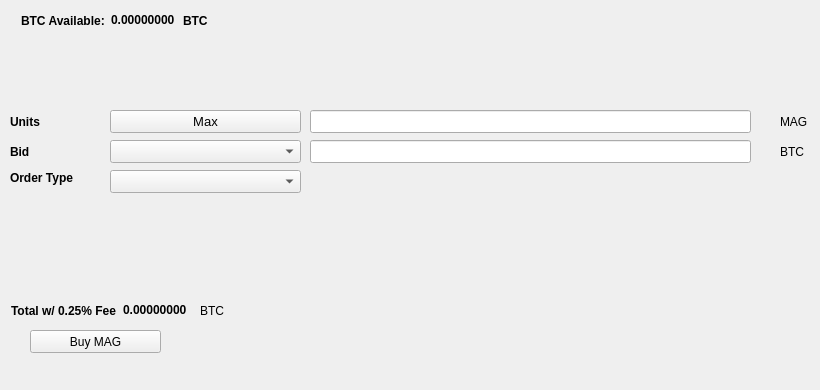
   <widget class="QWidget" name="BuyTab">
    <attribute name="title">
     <string>Buy</string>
    </attribute>
    <widget class="QPushButton" name="BuyMAG">
     <property name="geometry">
      <rect>
       <x>30</x>
       <y>330</y>
       <width>131</width>
       <height>23</height>
      </rect>
     </property>
     <property name="text">
      <string>Buy MAG</string>
     </property>
     <property name="icon">
      <iconset resource="../mag.qrc">
       <normaloff>:/icons/bitcoin</normaloff>:/icons/bitcoin</iconset>
     </property>
    </widget>
    <widget class="QLabel" name="label_3">
     <property name="geometry">
      <rect>
       <x>10</x>
       <y>110</y>
       <width>46</width>
       <height>23</height>
      </rect>
     </property>
     <property name="font">
      <font>
       <weight>75</weight>
       <bold>true</bold>
      </font>
     </property>
     <property name="text">
      <string>Units</string>
     </property>
    </widget>
    <widget class="QLineEdit" name="UnitsInput">
     <property name="geometry">
      <rect>
       <x>310</x>
       <y>110</y>
       <width>441</width>
       <height>23</height>
      </rect>
     </property>
     <property name="font">
      <font>
       <pointsize>9</pointsize>
       <weight>75</weight>
       <bold>true</bold>
      </font>
     </property>
    </widget>
    <widget class="QLineEdit" name="BuyBidPriceEdit">
     <property name="geometry">
      <rect>
       <x>310</x>
       <y>140</y>
       <width>441</width>
       <height>23</height>
      </rect>
     </property>
     <property name="font">
      <font>
       <pointsize>9</pointsize>
       <weight>75</weight>
       <bold>true</bold>
      </font>
     </property>
    </widget>
    <widget class="QLabel" name="label_4">
     <property name="geometry">
      <rect>
       <x>780</x>
       <y>110</y>
       <width>31</width>
       <height>23</height>
      </rect>
     </property>
     <property name="text">
      <string>MAG</string>
     </property>
    </widget>
    <widget class="QLabel" name="label_5">
     <property name="geometry">
      <rect>
       <x>780</x>
       <y>140</y>
       <width>31</width>
       <height>23</height>
      </rect>
     </property>
     <property name="text">
      <string>BTC</string>
     </property>
    </widget>
    <widget class="QLabel" name="label_6">
     <property name="geometry">
      <rect>
       <x>10</x>
       <y>140</y>
       <width>46</width>
       <height>23</height>
      </rect>
     </property>
     <property name="font">
      <font>
       <weight>75</weight>
       <bold>true</bold>
      </font>
     </property>
     <property name="text">
      <string>Bid</string>
     </property>
    </widget>
    <widget class="QLabel" name="label_7">
     <property name="geometry">
      <rect>
       <x>10</x>
       <y>170</y>
       <width>91</width>
       <height>16</height>
      </rect>
     </property>
     <property name="font">
      <font>
       <weight>75</weight>
       <bold>true</bold>
      </font>
     </property>
     <property name="text">
      <string>Order Type</string>
     </property>
    </widget>
    <widget class="QPushButton" name="Buy_Max_Amount">
     <property name="geometry">
      <rect>
       <x>110</x>
       <y>110</y>
       <width>191</width>
       <height>23</height>
      </rect>
     </property>
     <property name="font">
      <font>
       <pointsize>10</pointsize>
      </font>
     </property>
     <property name="text">
      <string>Max</string>
     </property>
    </widget>
    <widget class="QComboBox" name="BuyBidcomboBox">
     <property name="geometry">
      <rect>
       <x>110</x>
       <y>140</y>
       <width>191</width>
       <height>23</height>
      </rect>
     </property>
     <property name="font">
      <font>
       <pointsize>10</pointsize>
      </font>
     </property>
    </widget>
    <widget class="QComboBox" name="buyOrdertypeCombo">
     <property name="geometry">
      <rect>
       <x>110</x>
       <y>170</y>
       <width>191</width>
       <height>23</height>
      </rect>
     </property>
     <property name="font">
      <font>
       <pointsize>10</pointsize>
      </font>
     </property>
    </widget>
    <widget class="QWidget" name="layoutWidget1">
     <property name="geometry">
      <rect>
       <x>21</x>
       <y>11</y>
       <width>227</width>
       <height>19</height>
      </rect>
     </property>
     <layout class="QHBoxLayout" name="horizontalLayout_3">
      <item>
       <widget class="QLabel" name="label232">
        <property name="font">
         <font>
          <weight>75</weight>
          <bold>true</bold>
         </font>
        </property>
        <property name="text">
         <string>BTC Available:</string>
        </property>
       </widget>
      </item>
      <item>
       <widget class="QLabel" name="BtcAvailableLbl">
        <property name="palette">
         <palette>
          <active>
           <colorrole role="WindowText">
            <brush brushstyle="SolidPattern">
             <color alpha="255">
              <red>0</red>
              <green>0</green>
              <blue>0</blue>
             </color>
            </brush>
           </colorrole>
           <colorrole role="Button">
            <brush brushstyle="SolidPattern">
             <color alpha="255">
              <red>0</red>
              <green>170</green>
              <blue>0</blue>
             </color>
            </brush>
           </colorrole>
           <colorrole role="Light">
            <brush brushstyle="SolidPattern">
             <color alpha="255">
              <red>0</red>
              <green>255</green>
              <blue>0</blue>
             </color>
            </brush>
           </colorrole>
           <colorrole role="Midlight">
            <brush brushstyle="SolidPattern">
             <color alpha="255">
              <red>0</red>
              <green>212</green>
              <blue>0</blue>
             </color>
            </brush>
           </colorrole>
           <colorrole role="Dark">
            <brush brushstyle="SolidPattern">
             <color alpha="255">
              <red>0</red>
              <green>85</green>
              <blue>0</blue>
             </color>
            </brush>
           </colorrole>
           <colorrole role="Mid">
            <brush brushstyle="SolidPattern">
             <color alpha="255">
              <red>0</red>
              <green>113</green>
              <blue>0</blue>
             </color>
            </brush>
           </colorrole>
           <colorrole role="Text">
            <brush brushstyle="SolidPattern">
             <color alpha="255">
              <red>0</red>
              <green>170</green>
              <blue>0</blue>
             </color>
            </brush>
           </colorrole>
           <colorrole role="BrightText">
            <brush brushstyle="SolidPattern">
             <color alpha="255">
              <red>255</red>
              <green>255</green>
              <blue>255</blue>
             </color>
            </brush>
           </colorrole>
           <colorrole role="ButtonText">
            <brush brushstyle="SolidPattern">
             <color alpha="255">
              <red>0</red>
              <green>0</green>
              <blue>0</blue>
             </color>
            </brush>
           </colorrole>
           <colorrole role="Base">
            <brush brushstyle="SolidPattern">
             <color alpha="255">
              <red>255</red>
              <green>255</green>
              <blue>255</blue>
             </color>
            </brush>
           </colorrole>
           <colorrole role="Window">
            <brush brushstyle="SolidPattern">
             <color alpha="255">
              <red>0</red>
              <green>170</green>
              <blue>0</blue>
             </color>
            </brush>
           </colorrole>
           <colorrole role="Shadow">
            <brush brushstyle="SolidPattern">
             <color alpha="255">
              <red>0</red>
              <green>0</green>
              <blue>0</blue>
             </color>
            </brush>
           </colorrole>
           <colorrole role="AlternateBase">
            <brush brushstyle="SolidPattern">
             <color alpha="255">
              <red>127</red>
              <green>212</green>
              <blue>127</blue>
             </color>
            </brush>
           </colorrole>
           <colorrole role="ToolTipBase">
            <brush brushstyle="SolidPattern">
             <color alpha="255">
              <red>255</red>
              <green>255</green>
              <blue>220</blue>
             </color>
            </brush>
           </colorrole>
           <colorrole role="ToolTipText">
            <brush brushstyle="SolidPattern">
             <color alpha="255">
              <red>0</red>
              <green>0</green>
              <blue>0</blue>
             </color>
            </brush>
           </colorrole>
          </active>
          <inactive>
           <colorrole role="WindowText">
            <brush brushstyle="SolidPattern">
             <color alpha="255">
              <red>0</red>
              <green>0</green>
              <blue>0</blue>
             </color>
            </brush>
           </colorrole>
           <colorrole role="Button">
            <brush brushstyle="SolidPattern">
             <color alpha="255">
              <red>0</red>
              <green>170</green>
              <blue>0</blue>
             </color>
            </brush>
           </colorrole>
           <colorrole role="Light">
            <brush brushstyle="SolidPattern">
             <color alpha="255">
              <red>0</red>
              <green>255</green>
              <blue>0</blue>
             </color>
            </brush>
           </colorrole>
           <colorrole role="Midlight">
            <brush brushstyle="SolidPattern">
             <color alpha="255">
              <red>0</red>
              <green>212</green>
              <blue>0</blue>
             </color>
            </brush>
           </colorrole>
           <colorrole role="Dark">
            <brush brushstyle="SolidPattern">
             <color alpha="255">
              <red>0</red>
              <green>85</green>
              <blue>0</blue>
             </color>
            </brush>
           </colorrole>
           <colorrole role="Mid">
            <brush brushstyle="SolidPattern">
             <color alpha="255">
              <red>0</red>
              <green>113</green>
              <blue>0</blue>
             </color>
            </brush>
           </colorrole>
           <colorrole role="Text">
            <brush brushstyle="SolidPattern">
             <color alpha="255">
              <red>0</red>
              <green>170</green>
              <blue>0</blue>
             </color>
            </brush>
           </colorrole>
           <colorrole role="BrightText">
            <brush brushstyle="SolidPattern">
             <color alpha="255">
              <red>255</red>
              <green>255</green>
              <blue>255</blue>
             </color>
            </brush>
           </colorrole>
           <colorrole role="ButtonText">
            <brush brushstyle="SolidPattern">
             <color alpha="255">
              <red>0</red>
              <green>0</green>
              <blue>0</blue>
             </color>
            </brush>
           </colorrole>
           <colorrole role="Base">
            <brush brushstyle="SolidPattern">
             <color alpha="255">
              <red>255</red>
              <green>255</green>
              <blue>255</blue>
             </color>
            </brush>
           </colorrole>
           <colorrole role="Window">
            <brush brushstyle="SolidPattern">
             <color alpha="255">
              <red>0</red>
              <green>170</green>
              <blue>0</blue>
             </color>
            </brush>
           </colorrole>
           <colorrole role="Shadow">
            <brush brushstyle="SolidPattern">
             <color alpha="255">
              <red>0</red>
              <green>0</green>
              <blue>0</blue>
             </color>
            </brush>
           </colorrole>
           <colorrole role="AlternateBase">
            <brush brushstyle="SolidPattern">
             <color alpha="255">
              <red>127</red>
              <green>212</green>
              <blue>127</blue>
             </color>
            </brush>
           </colorrole>
           <colorrole role="ToolTipBase">
            <brush brushstyle="SolidPattern">
             <color alpha="255">
              <red>255</red>
              <green>255</green>
              <blue>220</blue>
             </color>
            </brush>
           </colorrole>
           <colorrole role="ToolTipText">
            <brush brushstyle="SolidPattern">
             <color alpha="255">
              <red>0</red>
              <green>0</green>
              <blue>0</blue>
             </color>
            </brush>
           </colorrole>
          </inactive>
          <disabled>
           <colorrole role="WindowText">
            <brush brushstyle="SolidPattern">
             <color alpha="255">
              <red>0</red>
              <green>85</green>
              <blue>0</blue>
             </color>
            </brush>
           </colorrole>
           <colorrole role="Button">
            <brush brushstyle="SolidPattern">
             <color alpha="255">
              <red>0</red>
              <green>170</green>
              <blue>0</blue>
             </color>
            </brush>
           </colorrole>
           <colorrole role="Light">
            <brush brushstyle="SolidPattern">
             <color alpha="255">
              <red>0</red>
              <green>255</green>
              <blue>0</blue>
             </color>
            </brush>
           </colorrole>
           <colorrole role="Midlight">
            <brush brushstyle="SolidPattern">
             <color alpha="255">
              <red>0</red>
              <green>212</green>
              <blue>0</blue>
             </color>
            </brush>
           </colorrole>
           <colorrole role="Dark">
            <brush brushstyle="SolidPattern">
             <color alpha="255">
              <red>0</red>
              <green>85</green>
              <blue>0</blue>
             </color>
            </brush>
           </colorrole>
           <colorrole role="Mid">
            <brush brushstyle="SolidPattern">
             <color alpha="255">
              <red>0</red>
              <green>113</green>
              <blue>0</blue>
             </color>
            </brush>
           </colorrole>
           <colorrole role="Text">
            <brush brushstyle="SolidPattern">
             <color alpha="255">
              <red>0</red>
              <green>85</green>
              <blue>0</blue>
             </color>
            </brush>
           </colorrole>
           <colorrole role="BrightText">
            <brush brushstyle="SolidPattern">
             <color alpha="255">
              <red>255</red>
              <green>255</green>
              <blue>255</blue>
             </color>
            </brush>
           </colorrole>
           <colorrole role="ButtonText">
            <brush brushstyle="SolidPattern">
             <color alpha="255">
              <red>0</red>
              <green>85</green>
              <blue>0</blue>
             </color>
            </brush>
           </colorrole>
           <colorrole role="Base">
            <brush brushstyle="SolidPattern">
             <color alpha="255">
              <red>0</red>
              <green>170</green>
              <blue>0</blue>
             </color>
            </brush>
           </colorrole>
           <colorrole role="Window">
            <brush brushstyle="SolidPattern">
             <color alpha="255">
              <red>0</red>
              <green>170</green>
              <blue>0</blue>
             </color>
            </brush>
           </colorrole>
           <colorrole role="Shadow">
            <brush brushstyle="SolidPattern">
             <color alpha="255">
              <red>0</red>
              <green>0</green>
              <blue>0</blue>
             </color>
            </brush>
           </colorrole>
           <colorrole role="AlternateBase">
            <brush brushstyle="SolidPattern">
             <color alpha="255">
              <red>0</red>
              <green>170</green>
              <blue>0</blue>
             </color>
            </brush>
           </colorrole>
           <colorrole role="ToolTipBase">
            <brush brushstyle="SolidPattern">
             <color alpha="255">
              <red>255</red>
              <green>255</green>
              <blue>220</blue>
             </color>
            </brush>
           </colorrole>
           <colorrole role="ToolTipText">
            <brush brushstyle="SolidPattern">
             <color alpha="255">
              <red>0</red>
              <green>0</green>
              <blue>0</blue>
             </color>
            </brush>
           </colorrole>
          </disabled>
         </palette>
        </property>
        <property name="font">
         <font>
          <weight>75</weight>
          <bold>true</bold>
         </font>
        </property>
        <property name="text">
         <string>0.00000000</string>
        </property>
        <property name="textInteractionFlags">
         <set>Qt::LinksAccessibleByMouse|Qt::TextSelectableByKeyboard|Qt::TextSelectableByMouse</set>
        </property>
       </widget>
      </item>
      <item>
       <widget class="QLabel" name="BtcAvailableLbl_2">
        <property name="font">
         <font>
          <weight>75</weight>
          <bold>true</bold>
         </font>
        </property>
        <property name="text">
         <string>BTC</string>
        </property>
       </widget>
      </item>
     </layout>
    </widget>
    <widget class="QWidget" name="layoutWidge2">
     <property name="geometry">
      <rect>
       <x>11</x>
       <y>301</y>
       <width>259</width>
       <height>19</height>
      </rect>
     </property>
     <layout class="QHBoxLayout" name="horizontalLayout_4">
      <item>
       <widget class="QLabel" name="label_9">
        <property name="font">
         <font>
          <weight>75</weight>
          <bold>true</bold>
         </font>
        </property>
        <property name="text">
         <string>Total w/ 0.25% Fee</string>
        </property>
       </widget>
      </item>
      <item>
       <widget class="QLabel" name="BuyCostLabel">
        <property name="palette">
         <palette>
          <active>
           <colorrole role="WindowText">
            <brush brushstyle="SolidPattern">
             <color alpha="255">
              <red>0</red>
              <green>0</green>
              <blue>0</blue>
             </color>
            </brush>
           </colorrole>
           <colorrole role="Button">
            <brush brushstyle="SolidPattern">
             <color alpha="255">
              <red>0</red>
              <green>170</green>
              <blue>0</blue>
             </color>
            </brush>
           </colorrole>
           <colorrole role="Light">
            <brush brushstyle="SolidPattern">
             <color alpha="255">
              <red>0</red>
              <green>255</green>
              <blue>0</blue>
             </color>
            </brush>
           </colorrole>
           <colorrole role="Midlight">
            <brush brushstyle="SolidPattern">
             <color alpha="255">
              <red>0</red>
              <green>212</green>
              <blue>0</blue>
             </color>
            </brush>
           </colorrole>
           <colorrole role="Dark">
            <brush brushstyle="SolidPattern">
             <color alpha="255">
              <red>0</red>
              <green>85</green>
              <blue>0</blue>
             </color>
            </brush>
           </colorrole>
           <colorrole role="Mid">
            <brush brushstyle="SolidPattern">
             <color alpha="255">
              <red>0</red>
              <green>113</green>
              <blue>0</blue>
             </color>
            </brush>
           </colorrole>
           <colorrole role="Text">
            <brush brushstyle="SolidPattern">
             <color alpha="255">
              <red>0</red>
              <green>170</green>
              <blue>0</blue>
             </color>
            </brush>
           </colorrole>
           <colorrole role="BrightText">
            <brush brushstyle="SolidPattern">
             <color alpha="255">
              <red>255</red>
              <green>255</green>
              <blue>255</blue>
             </color>
            </brush>
           </colorrole>
           <colorrole role="ButtonText">
            <brush brushstyle="SolidPattern">
             <color alpha="255">
              <red>0</red>
              <green>0</green>
              <blue>0</blue>
             </color>
            </brush>
           </colorrole>
           <colorrole role="Base">
            <brush brushstyle="SolidPattern">
             <color alpha="255">
              <red>255</red>
              <green>255</green>
              <blue>255</blue>
             </color>
            </brush>
           </colorrole>
           <colorrole role="Window">
            <brush brushstyle="SolidPattern">
             <color alpha="255">
              <red>0</red>
              <green>170</green>
              <blue>0</blue>
             </color>
            </brush>
           </colorrole>
           <colorrole role="Shadow">
            <brush brushstyle="SolidPattern">
             <color alpha="255">
              <red>0</red>
              <green>0</green>
              <blue>0</blue>
             </color>
            </brush>
           </colorrole>
           <colorrole role="AlternateBase">
            <brush brushstyle="SolidPattern">
             <color alpha="255">
              <red>127</red>
              <green>212</green>
              <blue>127</blue>
             </color>
            </brush>
           </colorrole>
           <colorrole role="ToolTipBase">
            <brush brushstyle="SolidPattern">
             <color alpha="255">
              <red>255</red>
              <green>255</green>
              <blue>220</blue>
             </color>
            </brush>
           </colorrole>
           <colorrole role="ToolTipText">
            <brush brushstyle="SolidPattern">
             <color alpha="255">
              <red>0</red>
              <green>0</green>
              <blue>0</blue>
             </color>
            </brush>
           </colorrole>
          </active>
          <inactive>
           <colorrole role="WindowText">
            <brush brushstyle="SolidPattern">
             <color alpha="255">
              <red>0</red>
              <green>0</green>
              <blue>0</blue>
             </color>
            </brush>
           </colorrole>
           <colorrole role="Button">
            <brush brushstyle="SolidPattern">
             <color alpha="255">
              <red>0</red>
              <green>170</green>
              <blue>0</blue>
             </color>
            </brush>
           </colorrole>
           <colorrole role="Light">
            <brush brushstyle="SolidPattern">
             <color alpha="255">
              <red>0</red>
              <green>255</green>
              <blue>0</blue>
             </color>
            </brush>
           </colorrole>
           <colorrole role="Midlight">
            <brush brushstyle="SolidPattern">
             <color alpha="255">
              <red>0</red>
              <green>212</green>
              <blue>0</blue>
             </color>
            </brush>
           </colorrole>
           <colorrole role="Dark">
            <brush brushstyle="SolidPattern">
             <color alpha="255">
              <red>0</red>
              <green>85</green>
              <blue>0</blue>
             </color>
            </brush>
           </colorrole>
           <colorrole role="Mid">
            <brush brushstyle="SolidPattern">
             <color alpha="255">
              <red>0</red>
              <green>113</green>
              <blue>0</blue>
             </color>
            </brush>
           </colorrole>
           <colorrole role="Text">
            <brush brushstyle="SolidPattern">
             <color alpha="255">
              <red>0</red>
              <green>170</green>
              <blue>0</blue>
             </color>
            </brush>
           </colorrole>
           <colorrole role="BrightText">
            <brush brushstyle="SolidPattern">
             <color alpha="255">
              <red>255</red>
              <green>255</green>
              <blue>255</blue>
             </color>
            </brush>
           </colorrole>
           <colorrole role="ButtonText">
            <brush brushstyle="SolidPattern">
             <color alpha="255">
              <red>0</red>
              <green>0</green>
              <blue>0</blue>
             </color>
            </brush>
           </colorrole>
           <colorrole role="Base">
            <brush brushstyle="SolidPattern">
             <color alpha="255">
              <red>255</red>
              <green>255</green>
              <blue>255</blue>
             </color>
            </brush>
           </colorrole>
           <colorrole role="Window">
            <brush brushstyle="SolidPattern">
             <color alpha="255">
              <red>0</red>
              <green>170</green>
              <blue>0</blue>
             </color>
            </brush>
           </colorrole>
           <colorrole role="Shadow">
            <brush brushstyle="SolidPattern">
             <color alpha="255">
              <red>0</red>
              <green>0</green>
              <blue>0</blue>
             </color>
            </brush>
           </colorrole>
           <colorrole role="AlternateBase">
            <brush brushstyle="SolidPattern">
             <color alpha="255">
              <red>127</red>
              <green>212</green>
              <blue>127</blue>
             </color>
            </brush>
           </colorrole>
           <colorrole role="ToolTipBase">
            <brush brushstyle="SolidPattern">
             <color alpha="255">
              <red>255</red>
              <green>255</green>
              <blue>220</blue>
             </color>
            </brush>
           </colorrole>
           <colorrole role="ToolTipText">
            <brush brushstyle="SolidPattern">
             <color alpha="255">
              <red>0</red>
              <green>0</green>
              <blue>0</blue>
             </color>
            </brush>
           </colorrole>
          </inactive>
          <disabled>
           <colorrole role="WindowText">
            <brush brushstyle="SolidPattern">
             <color alpha="255">
              <red>0</red>
              <green>85</green>
              <blue>0</blue>
             </color>
            </brush>
           </colorrole>
           <colorrole role="Button">
            <brush brushstyle="SolidPattern">
             <color alpha="255">
              <red>0</red>
              <green>170</green>
              <blue>0</blue>
             </color>
            </brush>
           </colorrole>
           <colorrole role="Light">
            <brush brushstyle="SolidPattern">
             <color alpha="255">
              <red>0</red>
              <green>255</green>
              <blue>0</blue>
             </color>
            </brush>
           </colorrole>
           <colorrole role="Midlight">
            <brush brushstyle="SolidPattern">
             <color alpha="255">
              <red>0</red>
              <green>212</green>
              <blue>0</blue>
             </color>
            </brush>
           </colorrole>
           <colorrole role="Dark">
            <brush brushstyle="SolidPattern">
             <color alpha="255">
              <red>0</red>
              <green>85</green>
              <blue>0</blue>
             </color>
            </brush>
           </colorrole>
           <colorrole role="Mid">
            <brush brushstyle="SolidPattern">
             <color alpha="255">
              <red>0</red>
              <green>113</green>
              <blue>0</blue>
             </color>
            </brush>
           </colorrole>
           <colorrole role="Text">
            <brush brushstyle="SolidPattern">
             <color alpha="255">
              <red>0</red>
              <green>85</green>
              <blue>0</blue>
             </color>
            </brush>
           </colorrole>
           <colorrole role="BrightText">
            <brush brushstyle="SolidPattern">
             <color alpha="255">
              <red>255</red>
              <green>255</green>
              <blue>255</blue>
             </color>
            </brush>
           </colorrole>
           <colorrole role="ButtonText">
            <brush brushstyle="SolidPattern">
             <color alpha="255">
              <red>0</red>
              <green>85</green>
              <blue>0</blue>
             </color>
            </brush>
           </colorrole>
           <colorrole role="Base">
            <brush brushstyle="SolidPattern">
             <color alpha="255">
              <red>0</red>
              <green>170</green>
              <blue>0</blue>
             </color>
            </brush>
           </colorrole>
           <colorrole role="Window">
            <brush brushstyle="SolidPattern">
             <color alpha="255">
              <red>0</red>
              <green>170</green>
              <blue>0</blue>
             </color>
            </brush>
           </colorrole>
           <colorrole role="Shadow">
            <brush brushstyle="SolidPattern">
             <color alpha="255">
              <red>0</red>
              <green>0</green>
              <blue>0</blue>
             </color>
            </brush>
           </colorrole>
           <colorrole role="AlternateBase">
            <brush brushstyle="SolidPattern">
             <color alpha="255">
              <red>0</red>
              <green>170</green>
              <blue>0</blue>
             </color>
            </brush>
           </colorrole>
           <colorrole role="ToolTipBase">
            <brush brushstyle="SolidPattern">
             <color alpha="255">
              <red>255</red>
              <green>255</green>
              <blue>220</blue>
             </color>
            </brush>
           </colorrole>
           <colorrole role="ToolTipText">
            <brush brushstyle="SolidPattern">
             <color alpha="255">
              <red>0</red>
              <green>0</green>
              <blue>0</blue>
             </color>
            </brush>
           </colorrole>
          </disabled>
         </palette>
        </property>
        <property name="font">
         <font>
          <weight>75</weight>
          <bold>true</bold>
         </font>
        </property>
        <property name="autoFillBackground">
         <bool>false</bool>
        </property>
        <property name="text">
         <string>0.00000000</string>
        </property>
        <property name="textInteractionFlags">
         <set>Qt::LinksAccessibleByMouse|Qt::TextSelectableByMouse</set>
        </property>
       </widget>
      </item>
      <item>
       <widget class="QLabel" name="label_10">
        <property name="font">
         <font>
          <weight>50</weight>
          <bold>false</bold>
         </font>
        </property>
        <property name="text">
         <string>BTC</string>
        </property>
       </widget>
      </item>
     </layout>
    </widget>
    <widget class="QLabel" name="label_24">
     <property name="geometry">
      <rect>
       <x>460</x>
       <y>300</y>
       <width>281</width>
       <height>81</height>
      </rect>
     </property>
     <property name="text">
      <string/>
     </property>
     <property name="pixmap">
      <pixmap>:/images/bittrex</pixmap>
     </property>
    </widget>
   </widget>
